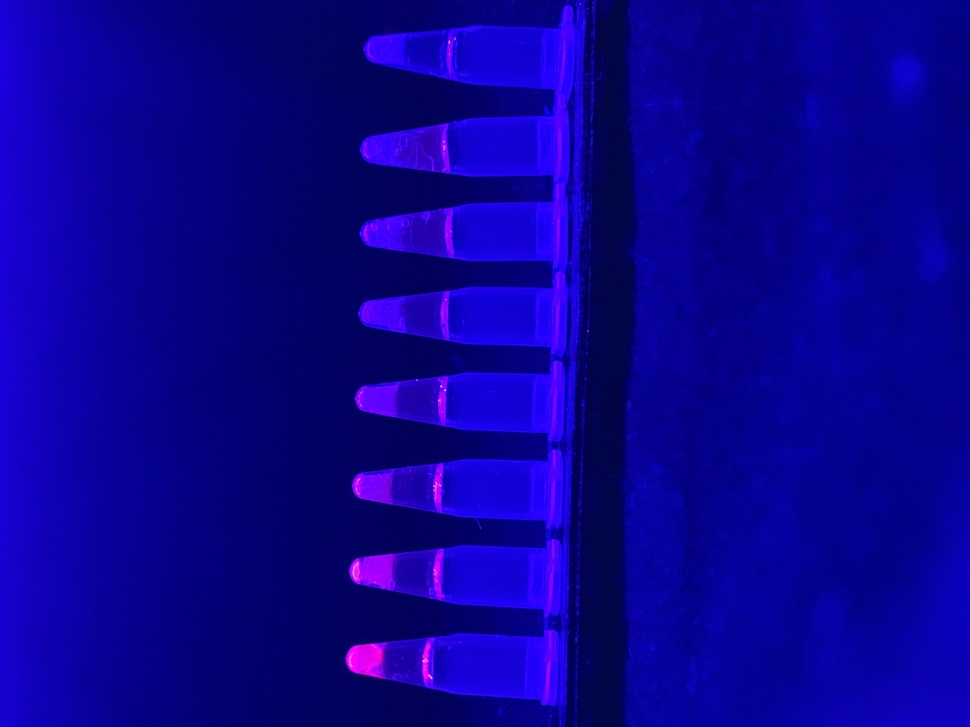
%> input picture Prototype_Left.jpeg, 970 x 727 px, shrunk from 4032 x 3024 before the run
$ octave ROI_automated_detection.m   (GNU Octave 9; MATLAB toolbox functions it lacks are replaced by stand-ins)
%> lines starting %> are read from the running program, lines starting %| are printed output that depends on the picture; in (x1, y1, x2, y2) boxes, pixels count from 0 and x2, y2 are one past the last pixel; in counts of white or black regions, pixels touching at a corner belong together; the program's own positions count from 1
%% open image
clear all
filename='Prototype_Left';
I = imread(strcat(filename,'.jpeg'));
%> I is the input picture: size 727x970x3 uint8; mean R, G, B 10.4, 1.2, 146.3
I=imrotate(I,90);
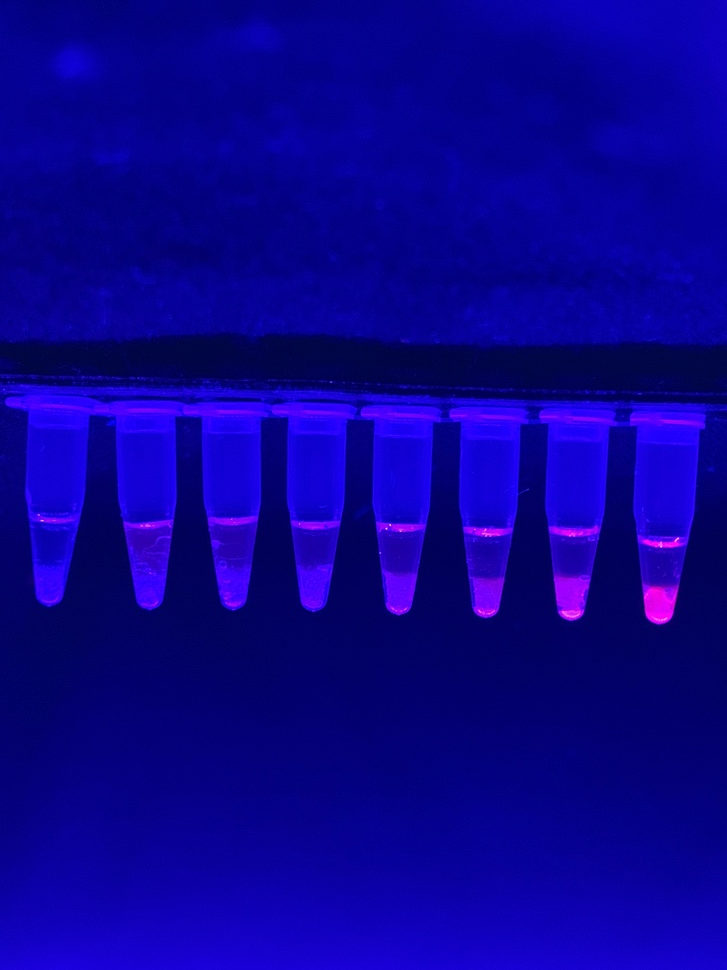
%> I: size 970x727x3 uint8; mean R, G, B 10.4, 1.2, 146.3; mean of the top-left, top-right, bottom-left and bottom-right quarters 52.3, 54.5, 51.7, 52.1
imshow(I,'Border','tight')
I=I(:,:,1); %using only the red channel
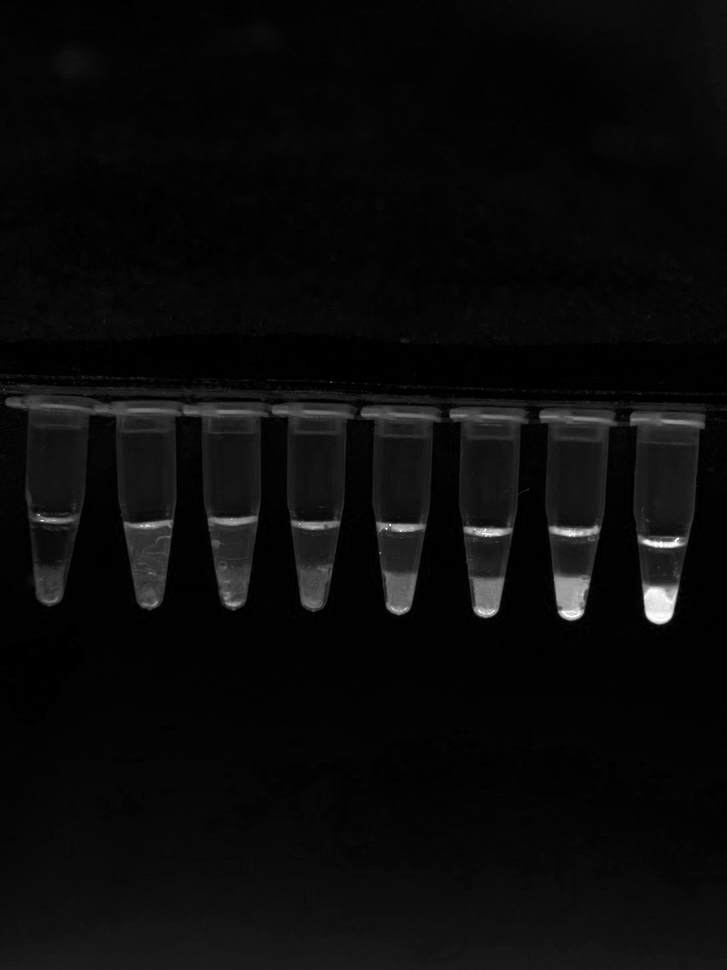
%> I: size 970x727 uint8; min 0, max 255, mean 10.4

%%identify beads and displaying them as bounded regions
bin=imbinarize(I);
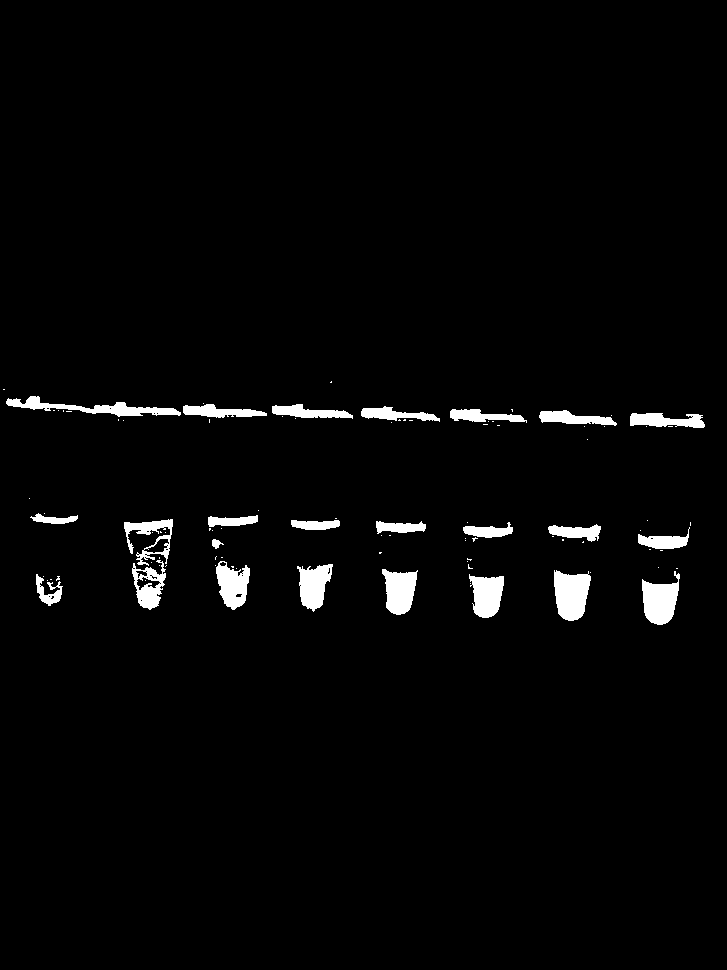
%> bin: size 970x727 logical; 2.5% white; 97 white regions (73 under 20 px)
bin=imclearborder(bin);
imshow(bin); %displaying the binarized image
[label,ROI]=bwlabel(bin);
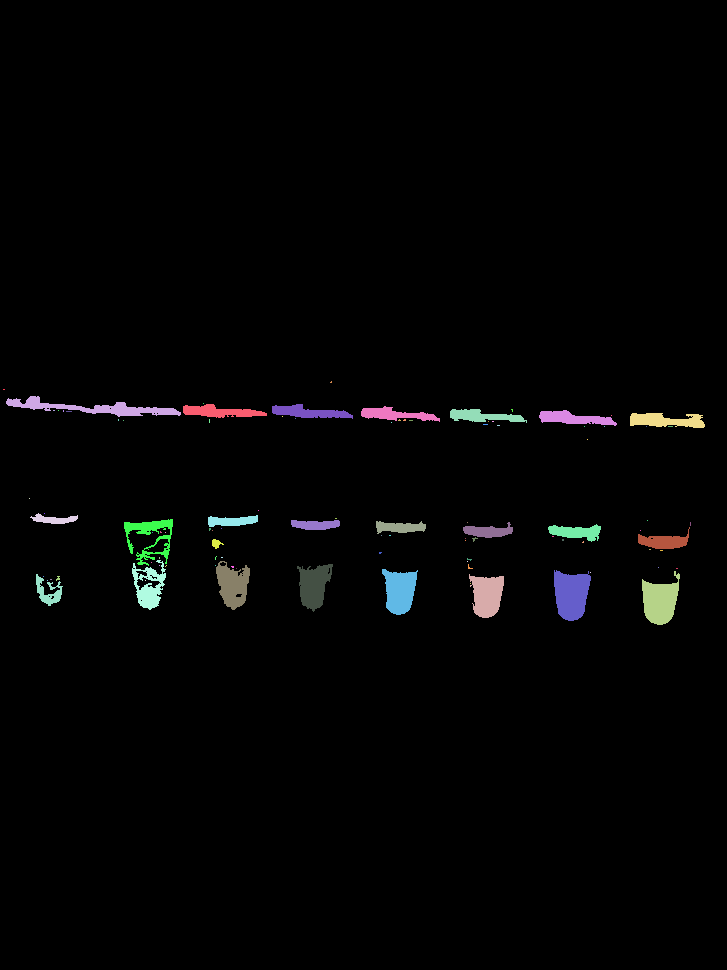
%> label: size 970x727 double; 98 distinct labels, from 0 to 97; one colour per label, 0 black
%> ROI = 97
coloredLabel = label2rgb(label, 'hsv', 'k', 'shuffle');
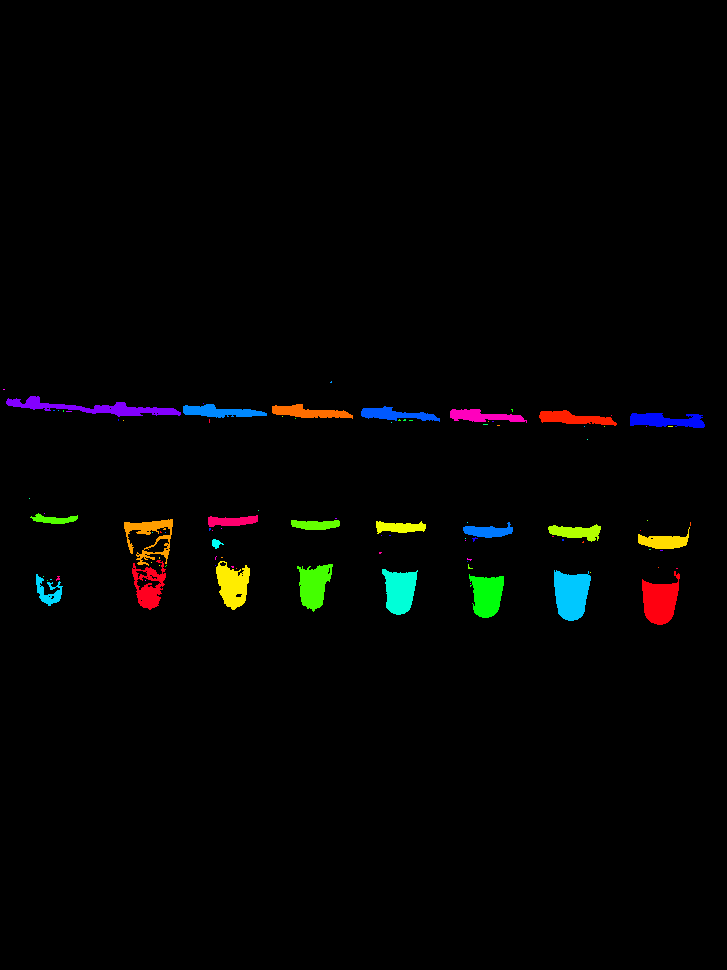
%> coloredLabel: size 970x727x3 uint8; mean R, G, B 3.3, 3.6, 2.8
imshow(coloredLabel)
boundedROI=regionprops(label,'BoundingBox');
%> boundedROI = 97 regions; largest, box (x1, y1, x2, y2): (6, 396, 181, 417), (124, 519, 173, 566), (642, 571, 680, 625), (554, 570, 591, 621), (297, 564, 333, 612)
figure
for i=1:ROI
    displayROI = boundedROI(i).BoundingBox;
    rectangle('Position',displayROI,'LineWidth',3');
end
%> this loop made 97 passes
%> displayROI on passes 1 to 12: [3.5 389.5 2 1], [6.5 396.5 175 21], [29.5 498.5 1 1], [30.5 513.5 48 11], [36.5 574.5 27 32], [43.5 576.5 1 1], [44.5 513.5 1 1], [47.5 580.5 1 1], [50.5 579.5 2 1], [53.5 410.5 2 1], [56.5 576.5 4 5], [58.5 410.5 1 1]
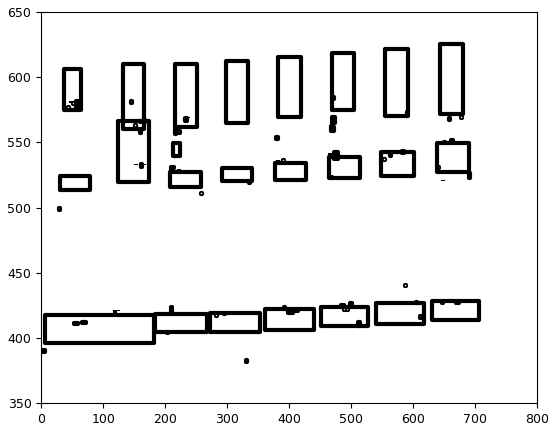
%> figure redrawn from the program's plot data
